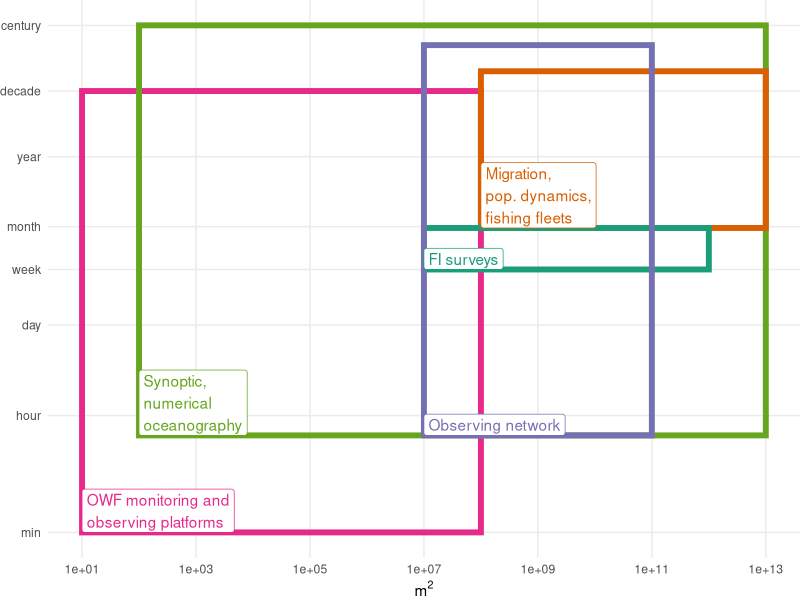

The R source for this figure:
library(data.table)
library(ggplot2)

scale <- fread('data/scale_figure_data.csv')
scale$label <- gsub(' n ', '\n', scale$label)
scale <- scale[1:5]
scale[grepl('Fishing fleets', label), 'label'] <- 'Migration,\nPop.Dynamics'

scale_fig <-
  ggplot() +
  geom_rect(data = scale[!grepl('Pop.', label)],
            aes(xmin = space_min/(1000^2), xmax = space_max/(1000^2),
                ymin = time_min, ymax = time_max, color = label),
            fill = NA, linewidth = 2,
            show.legend = F) +
  geom_label(data = scale[!grepl('Pop.', label)],
             aes(x = space_min/(1000^2), y = time_min,
                 label = label, color = label),
             show.legend = F,
             hjust = 0,
             vjust = 0) +
  geom_rect(data = scale[grepl('Pop.', label)],
            aes(xmin = space_min/(1000^2), xmax = space_max/(1000^2),
                ymin = time_min, ymax = time_max),
            color = 'black', 
            fill = NA, linewidth = 3,
            show.legend = F) +
  geom_label(data = scale[grepl('Pop.', label)],
             aes(x = space_min/(1000^2), y = time_min,
                 label = label),
             fontface = 'bold',
             show.legend = F,
             hjust = 0,
             vjust = 0) +
  scale_y_log10(breaks = c(60, 60*60, 60*60*24, 60*60*24*7, 60*60*24*7*4.5,
                           60*60*24*7*52, 60*60*24*7*52*10,
                           60*60*24*7*52*10*10),
                labels = c('min', 'hour', 'day', 'week', 'month', 'year',
                           'decade', 'century')) +
  scale_x_log10(breaks = 10 ^ seq(1, 13, 2)) +
  labs(x = bquote(m^2), y = NULL) +
  scale_color_brewer(type = 'qual',
                     palette = 'Dark2') +
  scale_linetype_manual(values = c('dashed', 'solid')) +
  theme_minimal() +
  theme(panel.grid.minor = element_blank(),
        plot.margin = unit(c(0, 0, 0, 0), 'mm'))

library(ragg)
# get dpi, starting with mm
# https://www.tidyverse.org/blog/2020/08/taking-control-of-plot-scaling/
scale_dpi <- function(w, h, r){
  list(
    width = ceiling(w / 25.4 * r),
    height = ceiling(h / 25.4 * r),
    res = r
  )
}
scales <- scale_dpi(w = 85, h = 90, r = 300)


agg_png("ms_figures/v2_figure1.png",
        width = scales$width,
        height = scales$height,
        units = 'px',
        res = scales$res,
        scaling = 0.65)

scale_fig

dev.off()
